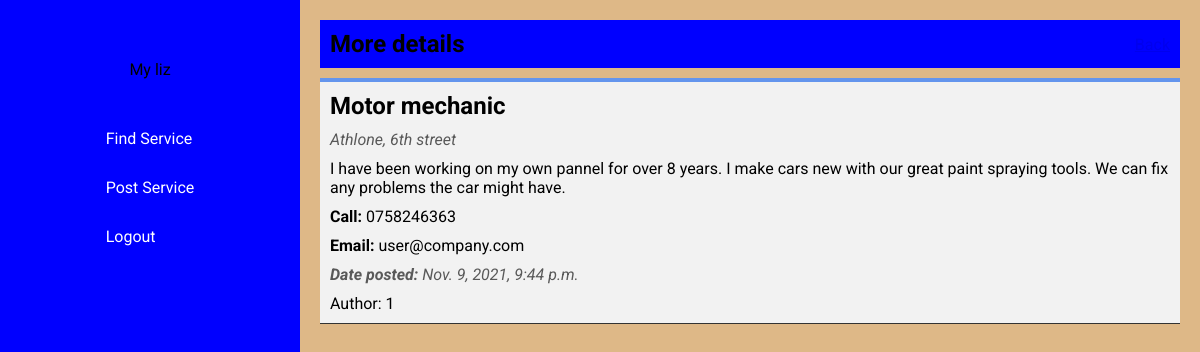
Page /view_service/17 (signed in) on the committed database.
### main/models.py (models this page shows, shortened)
class Service(models.Model):
    service_name = models.CharField(max_length=200)
    location = models.CharField(max_length=150)
    experience = models.CharField(max_length=400)
    phone = models.CharField(max_length=50)
    email = models.EmailField(max_length=50)
    datecreated = models.DateTimeField(default=datetime.now, blank=True)
    author = models.ForeignKey(User, on_delete=models.CASCADE)

### main/views.py (the view)
# urls.py: path('view_service/<str:pk>', views.view_service, name='view_service'),
@login_required(login_url='login')
def view_service(request, pk):
    services = Service.objects.get(id=pk)
    return render(request, 'view_service.html', {'services': services})

### templates/view_service.html (shortened to what this page needs)
{% extends 'base.html' %}
{% block content %}
    <div class="view-service-container">
        <div class="view-service-title">
            <h1>More details</h1>
            <a href="/">Back</a>
        </div>
        <div class="view-service">
            <h1 id="view-service-content">{{ services.service_name }}</h1>
            <address id="view-service-content">{{ services.location }}</address>
            <p id="view-service-content">{{ services.experience }}</p>
            <p id="view-service-content"><strong>Call:</strong> {{ services.phone }}</p>
            <p id="view-service-content"><strong>Email:</strong> {{ services.email }}</p>
            <address id="view-service-content"><strong>Date posted: </strong>{{ services.datecreated }}</address>
            <p id="view-service-content">Author: {{ services.author.id }}</p>
        </div>
    </div>
{% endblock content %}

### static/main/css/style.css (style rules this page uses)
* { margin: 0px; padding: 0px; font-family: 'Roboto', sans-serif; }
body { display: flex; flex-direction: row; background-color: burlywood; }

### static/main/css/view-service.css (style rules this page uses)
.view-service-container { margin: 20px; height: 100vh; }
.view-service-container .view-service-title { display: flex; flex-direction: row; align-items: center; justify-content: space-between; background-color: blue; margin: 10px 0px 10px 0px; padding: 10px; }
.view-service-container .view-service { border-bottom: 1px solid rgb(51, 51, 51); background-color: rgb(242, 242, 242); border-top: 4px solid cornflowerblue; }
#view-service-content { margin: 10px ; }
.view-service address, small { color: rgb(89, 89, 89); }

### rows in the picture
Service: service_name "Motor mechanic", location "Athlone, 6th street", experience "I have been working on my own pannel for over 8 years. I make cars new with our great paint spraying tools. We can fix any problems the car might have.", phone "0758246363", email "user@company.com", datecreated "Nov. 9, 2021, 9:44 p.m.", author.id "1"
